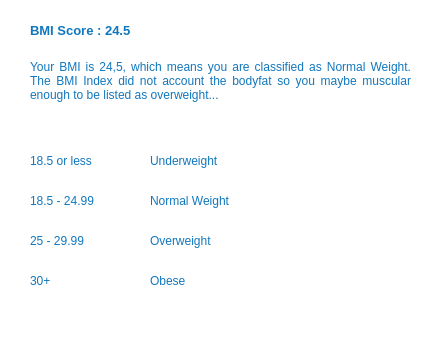
          <widget class="QFrame" name="frame_5">
           <property name="geometry">
            <rect>
             <x>870</x>
             <y>440</y>
             <width>441</width>
             <height>361</height>
            </rect>
           </property>
           <property name="styleSheet">
            <string notr="true">background-color: rgb(255, 255, 255);
color: rgb(17, 119, 189);
border-radius : 10px;</string>
           </property>
           <property name="frameShape">
            <enum>QFrame::StyledPanel</enum>
           </property>
           <property name="frameShadow">
            <enum>QFrame::Raised</enum>
           </property>
           <widget class="QLabel" name="bmi5">
            <property name="geometry">
             <rect>
              <x>150</x>
              <y>150</y>
              <width>141</width>
              <height>21</height>
             </rect>
            </property>
            <property name="font">
             <font>
              <pointsize>9</pointsize>
             </font>
            </property>
            <property name="text">
             <string>Underweight</string>
            </property>
           </widget>
           <widget class="QLabel" name="bmi2">
            <property name="geometry">
             <rect>
              <x>30</x>
              <y>190</y>
              <width>101</width>
              <height>21</height>
             </rect>
            </property>
            <property name="font">
             <font>
              <pointsize>9</pointsize>
             </font>
            </property>
            <property name="text">
             <string>18.5 - 24.99</string>
            </property>
           </widget>
           <widget class="QLabel" name="txtBMI">
            <property name="geometry">
             <rect>
              <x>30</x>
              <y>20</y>
              <width>161</width>
              <height>21</height>
             </rect>
            </property>
            <property name="font">
             <font>
              <pointsize>10</pointsize>
              <weight>75</weight>
              <bold>true</bold>
             </font>
            </property>
            <property name="text">
             <string>BMI Score : 24.5</string>
            </property>
           </widget>
           <widget class="QLabel" name="bmi8">
            <property name="geometry">
             <rect>
              <x>150</x>
              <y>270</y>
              <width>141</width>
              <height>21</height>
             </rect>
            </property>
            <property name="font">
             <font>
              <pointsize>9</pointsize>
             </font>
            </property>
            <property name="text">
             <string>Obese</string>
            </property>
           </widget>
           <widget class="QLabel" name="bmi3">
            <property name="geometry">
             <rect>
              <x>30</x>
              <y>230</y>
              <width>101</width>
              <height>21</height>
             </rect>
            </property>
            <property name="font">
             <font>
              <pointsize>9</pointsize>
             </font>
            </property>
            <property name="text">
             <string>25 - 29.99</string>
            </property>
           </widget>
           <widget class="QLabel" name="bmi7">
            <property name="geometry">
             <rect>
              <x>150</x>
              <y>230</y>
              <width>141</width>
              <height>21</height>
             </rect>
            </property>
            <property name="font">
             <font>
              <pointsize>9</pointsize>
             </font>
            </property>
            <property name="text">
             <string>Overweight</string>
            </property>
           </widget>
           <widget class="QLabel" name="txtBMILabel">
            <property name="geometry">
             <rect>
              <x>30</x>
              <y>60</y>
              <width>381</width>
              <height>81</height>
             </rect>
            </property>
            <property name="font">
             <font>
              <pointsize>9</pointsize>
             </font>
            </property>
            <property name="text">
             <string>Your BMI is 24,5, which means you are classified as Normal Weight. The BMI Index did not account the bodyfat so you maybe muscular enough to be listed as overweight...</string>
            </property>
            <property name="alignment">
             <set>Qt::AlignJustify|Qt::AlignTop</set>
            </property>
            <property name="wordWrap">
             <bool>true</bool>
            </property>
           </widget>
           <widget class="QLabel" name="bmi1">
            <property name="geometry">
             <rect>
              <x>30</x>
              <y>150</y>
              <width>101</width>
              <height>21</height>
             </rect>
            </property>
            <property name="font">
             <font>
              <pointsize>9</pointsize>
             </font>
            </property>
            <property name="text">
             <string>18.5 or less</string>
            </property>
           </widget>
           <widget class="QLabel" name="bmi6">
            <property name="geometry">
             <rect>
              <x>150</x>
              <y>190</y>
              <width>141</width>
              <height>21</height>
             </rect>
            </property>
            <property name="font">
             <font>
              <pointsize>9</pointsize>
             </font>
            </property>
            <property name="text">
             <string>Normal Weight</string>
            </property>
           </widget>
           <widget class="QLabel" name="bmi4">
            <property name="geometry">
             <rect>
              <x>30</x>
              <y>270</y>
              <width>101</width>
              <height>21</height>
             </rect>
            </property>
            <property name="font">
             <font>
              <pointsize>9</pointsize>
             </font>
            </property>
            <property name="text">
             <string>30+</string>
            </property>
           </widget>
          </widget>
